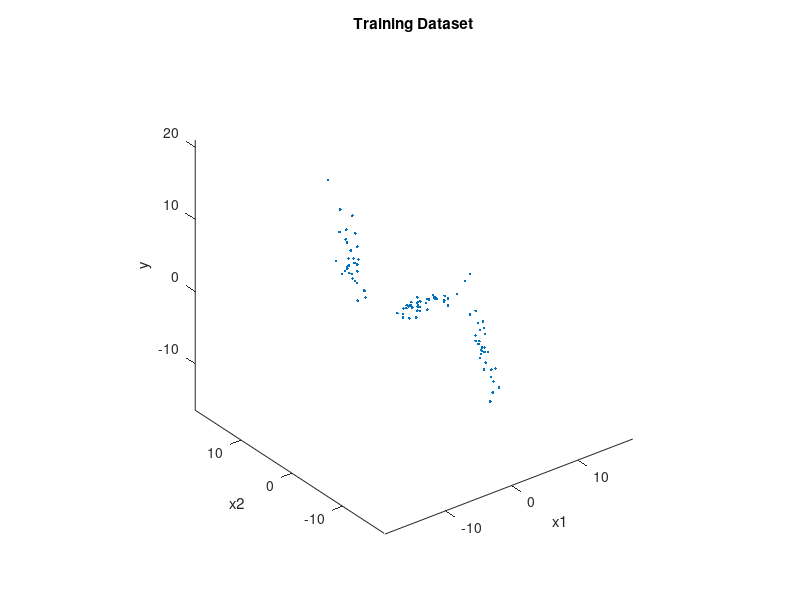
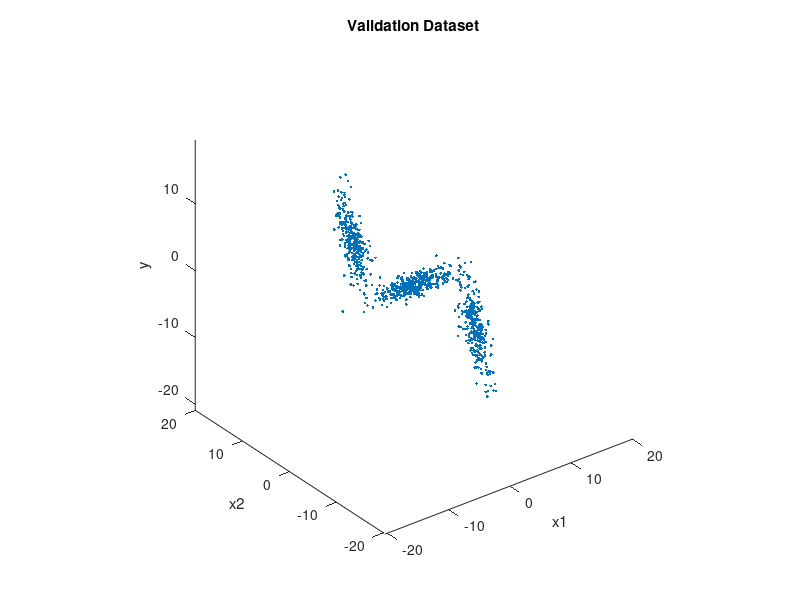

Here is the MATLAB script that generated these plots, in order:
function [xTrain,yTrain,xValidate,yValidate] = hw2q1_train
Ntrain = 100; data = generateData(Ntrain);
figure(1), plot3(data(1,:),data(2,:),data(3,:),'.'), axis equal,
xlabel('x1'),ylabel('x2'), zlabel('y'), title('Training Dataset'),
xTrain = data(1:2,:); yTrain = data(3,:);
Nvalidate = 1000; data = generateData(Nvalidate);
figure(2), plot3(data(1,:),data(2,:),data(3,:),'.'), axis equal,
xlabel('x1'),ylabel('x2'), zlabel('y'), title('Validation Dataset'),
xValidate = data(1:2,:); yValidate = data(3,:);
end

%%
function x = generateData(N)
gmmParameters.priors = [.3,.4,.3]; % priors should be a row vector
gmmParameters.meanVectors = [-10 0 10;0 0 0;10 0 -10];
gmmParameters.covMatrices(:,:,1) = [1 0 -3;0 1 0;-3 0 15];
gmmParameters.covMatrices(:,:,2) = [8 0 0;0 .5 0;0 0 .5];
gmmParameters.covMatrices(:,:,3) = [1 0 -3;0 1 0;-3 0 15];
[x,labels] = generateDataFromGMM(N,gmmParameters);
end

%%
function [x,labels] = generateDataFromGMM(N,gmmParameters)
% Generates N vector samples from the specified mixture of Gaussians
% Returns samples and their component labels
% Data dimensionality is determined by the size of mu/Sigma parameters
priors = gmmParameters.priors; % priors should be a row vector
meanVectors = gmmParameters.meanVectors;
covMatrices = gmmParameters.covMatrices;
n = size(gmmParameters.meanVectors,1); % Data dimensionality
C = length(priors); % Number of components
x = zeros(n,N); labels = zeros(1,N);
% Decide randomly which samples will come from each component
u = rand(1,N); thresholds = [cumsum(priors),1];
for l = 1:C
    indl = find(u <= thresholds(l)); Nl = length(indl);
    labels(1,indl) = l*ones(1,Nl);
    u(1,indl) = 1.1*ones(1,Nl); % these samples should not be used again
    x(:,indl) = mvnrnd(meanVectors(:,l),covMatrices(:,:,l),Nl)';
end
end